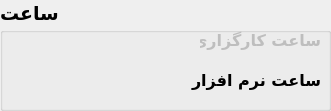
  <widget class="QGroupBox" name="groupBox_6">
   <property name="geometry">
    <rect>
     <x>10</x>
     <y>90</y>
     <width>331</width>
     <height>111</height>
    </rect>
   </property>
   <property name="font">
    <font>
     <family>B Arash</family>
     <pointsize>14</pointsize>
     <weight>75</weight>
     <bold>true</bold>
    </font>
   </property>
   <property name="title">
    <string>ساعت</string>
   </property>
   <property name="alignment">
    <set>Qt::AlignLeading|Qt::AlignLeft|Qt::AlignVCenter</set>
   </property>
   <widget class="QLabel" name="label_14">
    <property name="enabled">
     <bool>false</bool>
    </property>
    <property name="geometry">
     <rect>
      <x>200</x>
      <y>20</y>
      <width>121</width>
      <height>41</height>
     </rect>
    </property>
    <property name="font">
     <font>
      <family>B Nazanin</family>
      <pointsize>12</pointsize>
      <weight>75</weight>
      <bold>true</bold>
     </font>
    </property>
    <property name="text">
     <string>ساعت کارگزاری:</string>
    </property>
    <property name="alignment">
     <set>Qt::AlignLeading|Qt::AlignLeft|Qt::AlignVCenter</set>
    </property>
   </widget>
   <widget class="QLabel" name="label_12">
    <property name="geometry">
     <rect>
      <x>190</x>
      <y>60</y>
      <width>131</width>
      <height>41</height>
     </rect>
    </property>
    <property name="font">
     <font>
      <family>B Nazanin</family>
      <pointsize>12</pointsize>
      <weight>75</weight>
      <bold>true</bold>
     </font>
    </property>
    <property name="text">
     <string>ساعت نرم افزار :</string>
    </property>
    <property name="alignment">
     <set>Qt::AlignLeading|Qt::AlignLeft|Qt::AlignVCenter</set>
    </property>
   </widget>
   <widget class="QLabel" name="Vaziat_Bazaar">
    <property name="geometry">
     <rect>
      <x>10</x>
      <y>20</y>
      <width>181</width>
      <height>41</height>
     </rect>
    </property>
    <property name="font">
     <font>
      <family>Cambria</family>
      <pointsize>17</pointsize>
      <weight>75</weight>
      <bold>true</bold>
     </font>
    </property>
    <property name="text">
     <string/>
    </property>
    <property name="alignment">
     <set>Qt::AlignLeading|Qt::AlignLeft|Qt::AlignVCenter</set>
    </property>
   </widget>
   <widget class="QLabel" name="Time_Label">
    <property name="geometry">
     <rect>
      <x>10</x>
      <y>60</y>
      <width>181</width>
      <height>41</height>
     </rect>
    </property>
    <property name="font">
     <font>
      <family>Cambria</family>
      <pointsize>17</pointsize>
      <weight>75</weight>
      <bold>true</bold>
     </font>
    </property>
    <property name="text">
     <string/>
    </property>
   </widget>
  </widget>
